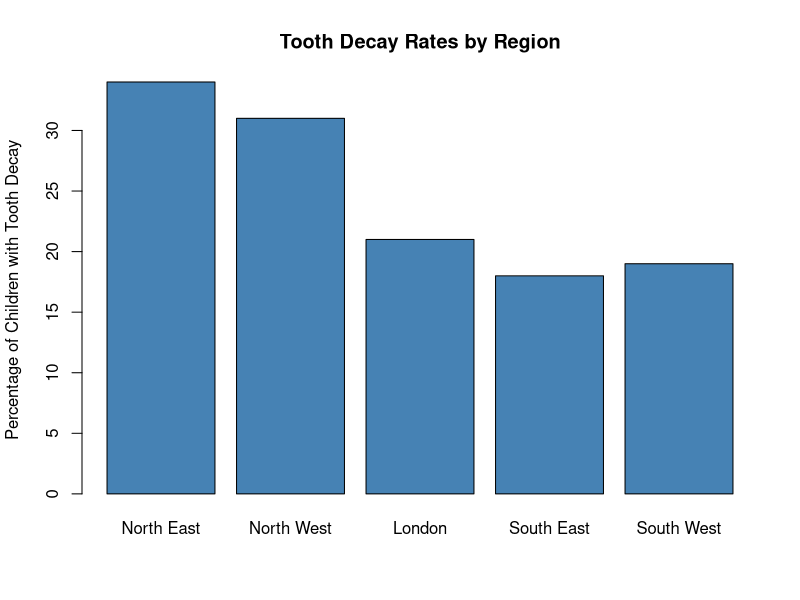

Reproduce this figure in R.
# -------------------------------------------------
# Oral Health Inequalities in England
# MPH Student Project
# -------------------------------------------------

# Example oral health dataset (simulated for learning)

oral_health <- data.frame(
  Region = c("North East", "North West", "London", "South East", "South West"),
  Tooth_Decay_Rate = c(34, 31, 21, 18, 19)
)

# View data
oral_health

# Summary statistics
summary(oral_health$Tooth_Decay_Rate)

# Simple bar plot
barplot(
  oral_health$Tooth_Decay_Rate,
  names.arg = oral_health$Region,
  col = "steelblue",
  main = "Tooth Decay Rates by Region",
  ylab = "Percentage of Children with Tooth Decay"
)
